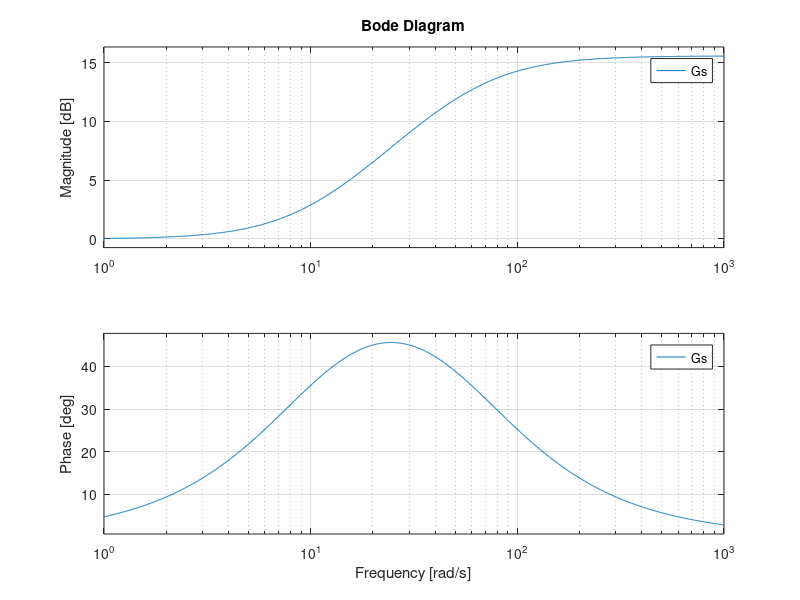
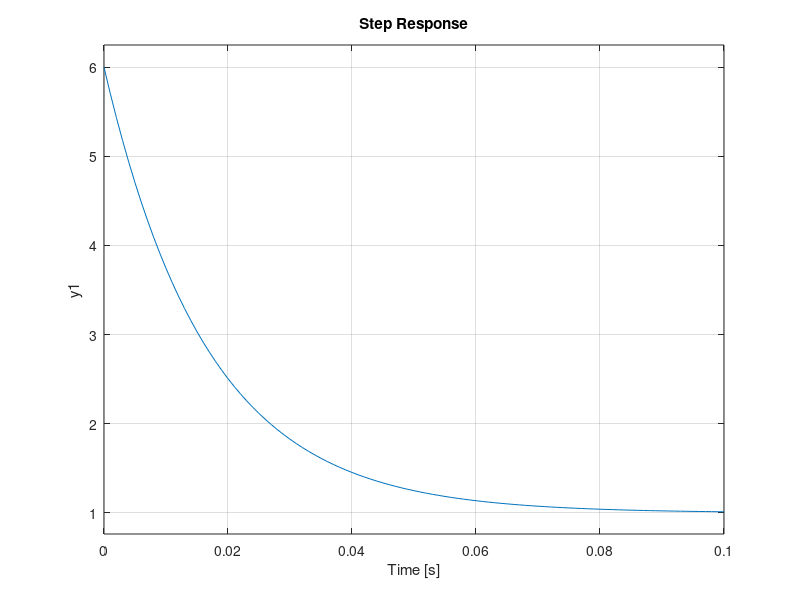

These figures' MATLAB source, in order:
% Regelungstechnik
% Aufgabe 3
home
clear
close all

% Theoretical part
w = sqrt(600)
T1 = 1/10;
T2 = 1/60;
phi_rad = atan(w*T1) - atan(w*T2)
phi_deg = atand(w*T1) - atand(w*T2)

% s = tf('s') to specify a TF model 
% using a rational function in the Laplace variable, s.
s = tf('s')
Gs = (1 + s/10) / (1 + s/60);


% Task 3_2. Bode Diagram plot
figure(1)
title('Gs Aufgabe 3')
bode(Gs)

% Step response of dynamic system
figure(2)
step(Gs)
grid on